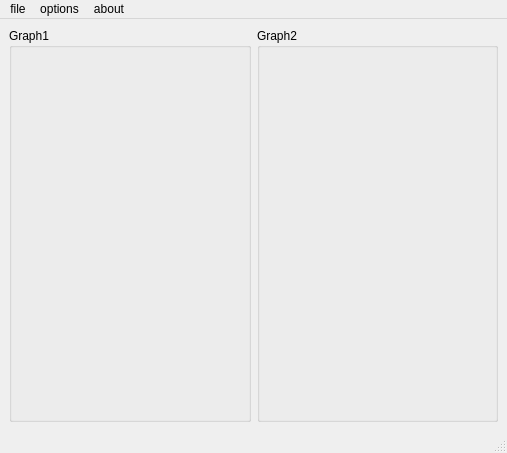
<?xml version="1.0" encoding="UTF-8"?>
<ui version="4.0">
 <class>mainWindow</class>
 <widget class="QMainWindow" name="mainWindow">
  <property name="geometry">
   <rect>
    <x>0</x>
    <y>0</y>
    <width>507</width>
    <height>453</height>
   </rect>
  </property>
  <property name="windowTitle">
   <string>BeeReal</string>
  </property>
  <widget class="QWidget" name="centralwidget">
   <layout class="QVBoxLayout" name="verticalLayout">
    <item>
     <layout class="QVBoxLayout" name="analysisVerticalLayout"/>
    </item>
    <item>
     <layout class="QVBoxLayout" name="resultVerticalLayout">
      <item>
       <layout class="QHBoxLayout" name="horizontalLayout">
        <item>
         <widget class="QGroupBox" name="groupBox">
          <property name="minimumSize">
           <size>
            <width>200</width>
            <height>200</height>
           </size>
          </property>
          <property name="title">
           <string>Graph1</string>
          </property>
         </widget>
        </item>
        <item>
         <widget class="QGroupBox" name="groupBox_2">
          <property name="minimumSize">
           <size>
            <width>200</width>
            <height>200</height>
           </size>
          </property>
          <property name="title">
           <string>Graph2</string>
          </property>
         </widget>
        </item>
       </layout>
      </item>
     </layout>
    </item>
   </layout>
  </widget>
  <widget class="QMenuBar" name="menubar">
   <property name="geometry">
    <rect>
     <x>0</x>
     <y>0</y>
     <width>507</width>
     <height>26</height>
    </rect>
   </property>
   <widget class="QMenu" name="menufile">
    <property name="title">
     <string>file</string>
    </property>
    <addaction name="actionLoad_analysis"/>
    <addaction name="actionNew_analysis"/>
   </widget>
   <widget class="QMenu" name="menuoptions">
    <property name="title">
     <string>options</string>
    </property>
   </widget>
   <widget class="QMenu" name="menuabout">
    <property name="title">
     <string>about</string>
    </property>
   </widget>
   <addaction name="menufile"/>
   <addaction name="menuoptions"/>
   <addaction name="menuabout"/>
  </widget>
  <widget class="QStatusBar" name="statusbar"/>
  <action name="actionLoad_analysis">
   <property name="text">
    <string>Load analysis</string>
   </property>
  </action>
  <action name="actionNew_analysis">
   <property name="text">
    <string>New analysis</string>
   </property>
  </action>
 </widget>
 <resources/>
 <connections/>
</ui>
